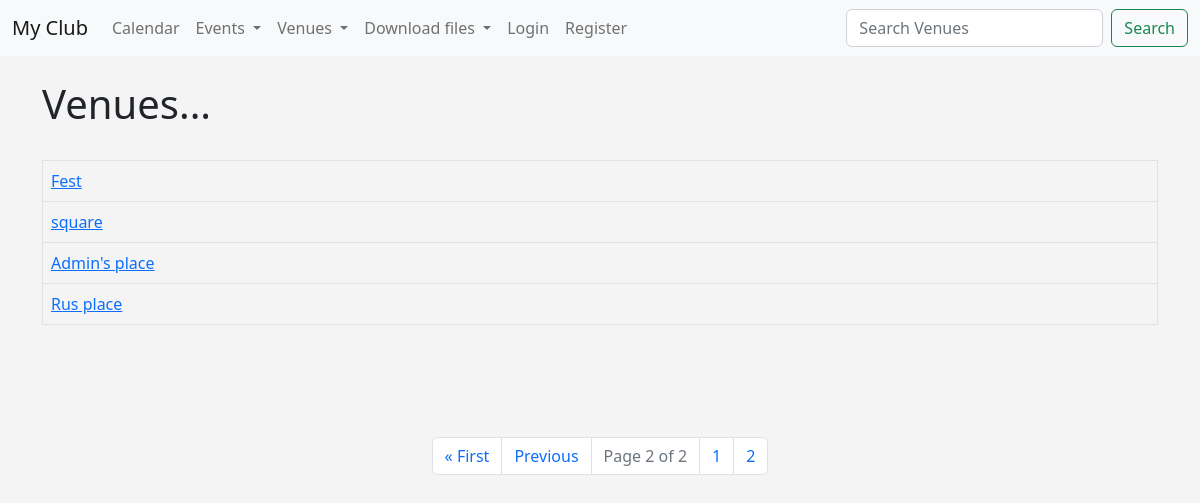
The app's page /list_venue?page=2, older data.
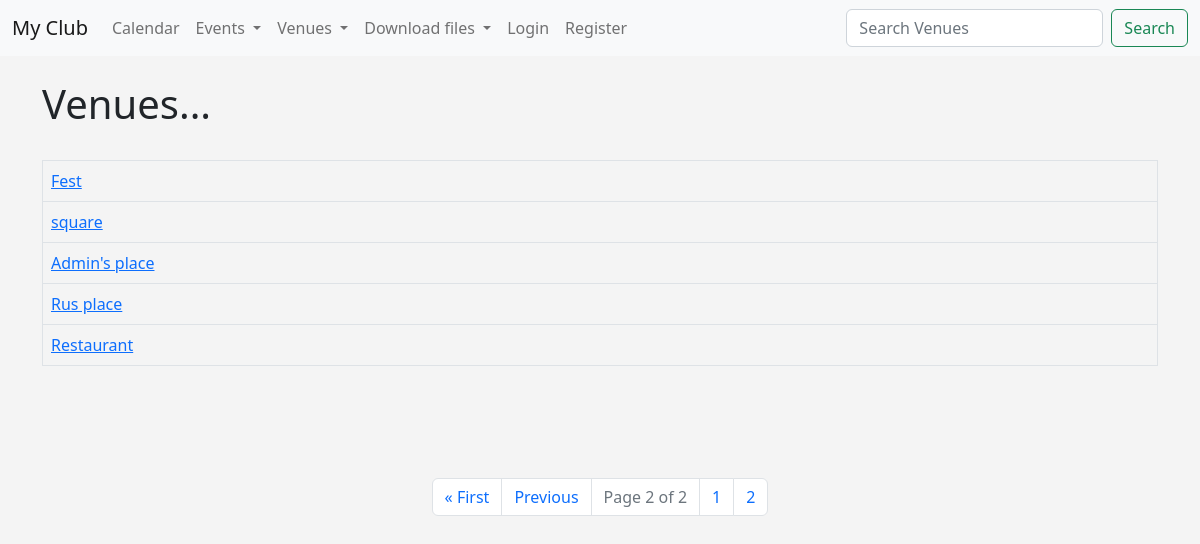
The same page, newer data.
### events/models.py (models this page shows)
class Venue(models.Model):
    name = models.CharField('Venue Name', max_length=120)
    address = models.CharField(max_length=300)
    zip_code = models.CharField('ZIp code', max_length=15)
    phone = models.CharField('Contact Phone', max_length=25, blank=True)
    web = models.URLField('Website Address', blank=True)
    email_address = models.EmailField('Email Address', blank=True)
    owner = models.IntegerField("Venue Owner", blank=False, default=1)
    venue_image = models.ImageField(null=True, blank=True, upload_to="images/")
    def __str__(self):
        return self.name

### events/views.py (the view)
# urls.py: path('list_venue', views.list_venues, name='list-venues'),
def list_venues(request):
    venue_list = Venue.objects.all()
    p = Paginator(Venue.objects.all(), 5)
    page = request.GET.get('page')
    venues = p.get_page(page)
    nums = "a" * venues.paginator.num_pages
    return render(request, 'events/venue.html', {'venue_list': venue_list, 'venues': venues, 'nums': nums})

### events/templates/events/venue.html (shortened to what this page needs)
{% extends 'events/base.html' %}
{% block content %}
<h1>Venues...</h1><br>
    <table class="table table-bordered table-hover">
      {% for venue in venues %}
        <tr>
          <td>
            <a href="{% url 'show-venue' venue.id %}">{{ venue }}</a></td>
        </tr>
      {% endfor %}
    </table>
    <br><br><br>
    <br>
<nav aria-label="Page navigation example">
  <ul class="pagination justify-content-center">
    {% if venues.has_previous %}
      <li class="page-item"><a class="page-link" href="?page=1">&laquo First</a></li>
      <li class="page-item"><a class="page-link" href="?page={{ venues.previous_page_number }}">Previous</a></li>
    {% endif %}
      <li class="page-item disabled"><a href="#" class="page-link">Page {{ venues.number }} of {{ venues.paginator.num_pages }}</a></li>
    {% for i in nums %}
      <li class="page-item"><a class="page-link" href="?page={{ forloop.counter}}"> {{ forloop.counter }}</a></li>
    {% endfor %}
  </ul>
</nav>
<br>
{% endblock %}

Row changes from the older to the newer data that the page shows:
added Venue: name "Restaurant"
